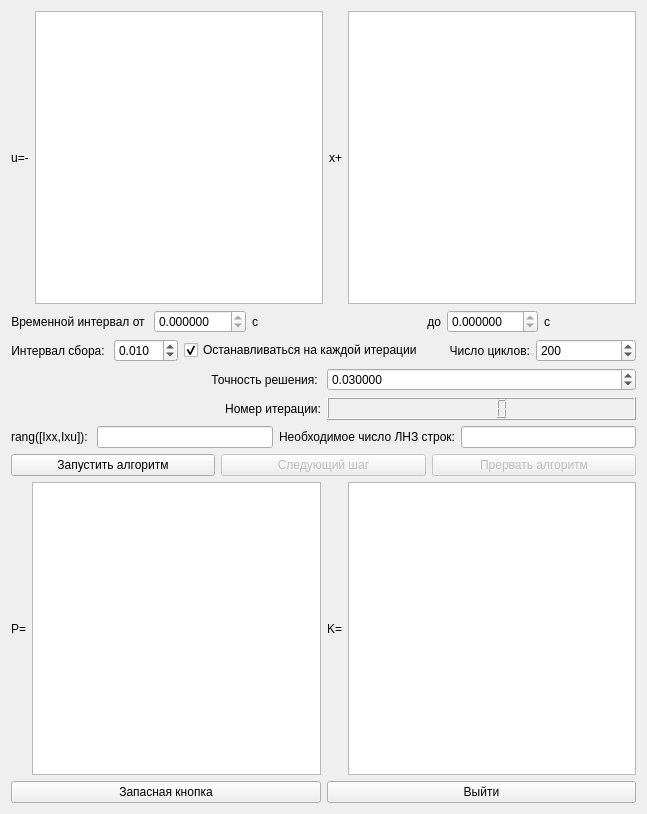
<?xml version="1.0" encoding="UTF-8"?>
<ui version="4.0">
 <class>Form</class>
 <widget class="QWidget" name="Form">
  <property name="geometry">
   <rect>
    <x>0</x>
    <y>0</y>
    <width>647</width>
    <height>814</height>
   </rect>
  </property>
  <property name="windowTitle">
   <string>Алгоритм из статьи</string>
  </property>
  <layout class="QVBoxLayout" name="verticalLayout">
   <item>
    <layout class="QHBoxLayout" name="horizontalLayout">
     <item>
      <widget class="QLabel" name="label">
       <property name="text">
        <string>u=-</string>
       </property>
       <property name="alignment">
        <set>Qt::AlignCenter</set>
       </property>
      </widget>
     </item>
     <item>
      <widget class="QTableWidget" name="table_K0"/>
     </item>
     <item>
      <widget class="QLabel" name="label_2">
       <property name="text">
        <string>x+</string>
       </property>
       <property name="alignment">
        <set>Qt::AlignCenter</set>
       </property>
      </widget>
     </item>
     <item>
      <widget class="QTableWidget" name="table_e"/>
     </item>
    </layout>
   </item>
   <item>
    <layout class="QHBoxLayout" name="horizontalLayout_3">
     <item>
      <widget class="QLabel" name="label_4">
       <property name="text">
        <string>Временной интервал от </string>
       </property>
       <property name="alignment">
        <set>Qt::AlignRight|Qt::AlignTrailing|Qt::AlignVCenter</set>
       </property>
      </widget>
     </item>
     <item>
      <widget class="QDoubleSpinBox" name="t0">
       <property name="readOnly">
        <bool>true</bool>
       </property>
       <property name="decimals">
        <number>6</number>
       </property>
      </widget>
     </item>
     <item>
      <widget class="QLabel" name="label_5">
       <property name="text">
        <string>с</string>
       </property>
       <property name="alignment">
        <set>Qt::AlignLeading|Qt::AlignLeft|Qt::AlignVCenter</set>
       </property>
      </widget>
     </item>
     <item>
      <widget class="QLabel" name="label_11">
       <property name="text">
        <string>до</string>
       </property>
       <property name="alignment">
        <set>Qt::AlignRight|Qt::AlignTrailing|Qt::AlignVCenter</set>
       </property>
      </widget>
     </item>
     <item>
      <widget class="QDoubleSpinBox" name="T">
       <property name="readOnly">
        <bool>true</bool>
       </property>
       <property name="decimals">
        <number>6</number>
       </property>
       <property name="value">
        <double>0.000000000000000</double>
       </property>
      </widget>
     </item>
     <item>
      <widget class="QLabel" name="label_6">
       <property name="text">
        <string>с</string>
       </property>
      </widget>
     </item>
    </layout>
   </item>
   <item>
    <layout class="QHBoxLayout" name="horizontalLayout_4">
     <item>
      <layout class="QHBoxLayout" name="horizontalLayout_2">
       <item>
        <widget class="QLabel" name="label_3">
         <property name="text">
          <string>Интервал сбора: </string>
         </property>
         <property name="alignment">
          <set>Qt::AlignRight|Qt::AlignTrailing|Qt::AlignVCenter</set>
         </property>
        </widget>
       </item>
       <item>
        <widget class="QDoubleSpinBox" name="step">
         <property name="decimals">
          <number>3</number>
         </property>
         <property name="minimum">
          <double>0.001000000000000</double>
         </property>
         <property name="maximum">
          <double>10.000000000000000</double>
         </property>
         <property name="value">
          <double>0.010000000000000</double>
         </property>
        </widget>
       </item>
      </layout>
     </item>
     <item>
      <widget class="QCheckBox" name="stop_in_step">
       <property name="text">
        <string>Останавливаться на каждой итерации</string>
       </property>
       <property name="checked">
        <bool>true</bool>
       </property>
      </widget>
     </item>
     <item>
      <widget class="QLabel" name="label_15">
       <property name="text">
        <string>Число циклов:</string>
       </property>
       <property name="alignment">
        <set>Qt::AlignRight|Qt::AlignTrailing|Qt::AlignVCenter</set>
       </property>
      </widget>
     </item>
     <item>
      <widget class="QSpinBox" name="cycle">
       <property name="minimum">
        <number>30</number>
       </property>
       <property name="maximum">
        <number>1000</number>
       </property>
       <property name="singleStep">
        <number>50</number>
       </property>
       <property name="value">
        <number>200</number>
       </property>
      </widget>
     </item>
    </layout>
   </item>
   <item>
    <layout class="QHBoxLayout" name="horizontalLayout_5">
     <item>
      <widget class="QLabel" name="label_7">
       <property name="text">
        <string>Точность решения: </string>
       </property>
       <property name="alignment">
        <set>Qt::AlignRight|Qt::AlignTrailing|Qt::AlignVCenter</set>
       </property>
      </widget>
     </item>
     <item>
      <widget class="QDoubleSpinBox" name="presicion">
       <property name="decimals">
        <number>6</number>
       </property>
       <property name="minimum">
        <double>0.000001000000000</double>
       </property>
       <property name="value">
        <double>0.030000000000000</double>
       </property>
      </widget>
     </item>
    </layout>
   </item>
   <item>
    <layout class="QHBoxLayout" name="horizontalLayout_6">
     <item>
      <widget class="QLabel" name="label_8">
       <property name="text">
        <string>Номер итерации:</string>
       </property>
       <property name="alignment">
        <set>Qt::AlignRight|Qt::AlignTrailing|Qt::AlignVCenter</set>
       </property>
      </widget>
     </item>
     <item>
      <widget class="QLCDNumber" name="iteration">
       <property name="font">
        <font>
         <weight>75</weight>
         <bold>true</bold>
         <strikeout>false</strikeout>
         <kerning>true</kerning>
        </font>
       </property>
      </widget>
     </item>
    </layout>
   </item>
   <item>
    <layout class="QHBoxLayout" name="horizontalLayout_10">
     <item>
      <widget class="QLabel" name="label_12">
       <property name="text">
        <string>rang([Ixx,Ixu]): </string>
       </property>
       <property name="alignment">
        <set>Qt::AlignRight|Qt::AlignTrailing|Qt::AlignVCenter</set>
       </property>
      </widget>
     </item>
     <item>
      <widget class="QLineEdit" name="rang_count">
       <property name="readOnly">
        <bool>true</bool>
       </property>
      </widget>
     </item>
     <item>
      <widget class="QLabel" name="label_13">
       <property name="text">
        <string>Необходимое число ЛНЗ строк:</string>
       </property>
       <property name="alignment">
        <set>Qt::AlignRight|Qt::AlignTrailing|Qt::AlignVCenter</set>
       </property>
      </widget>
     </item>
     <item>
      <widget class="QLineEdit" name="lll_count">
       <property name="readOnly">
        <bool>true</bool>
       </property>
      </widget>
     </item>
    </layout>
   </item>
   <item>
    <layout class="QHBoxLayout" name="horizontalLayout_7">
     <item>
      <widget class="QPushButton" name="run">
       <property name="text">
        <string>Запустить алгоритм</string>
       </property>
      </widget>
     </item>
     <item>
      <widget class="QPushButton" name="next_step">
       <property name="enabled">
        <bool>false</bool>
       </property>
       <property name="text">
        <string>Следующий шаг</string>
       </property>
      </widget>
     </item>
     <item>
      <widget class="QPushButton" name="break_run">
       <property name="enabled">
        <bool>false</bool>
       </property>
       <property name="text">
        <string>Прервать алгоритм</string>
       </property>
      </widget>
     </item>
    </layout>
   </item>
   <item>
    <layout class="QHBoxLayout" name="horizontalLayout_9">
     <item>
      <widget class="QLabel" name="label_9">
       <property name="text">
        <string>P=</string>
       </property>
       <property name="alignment">
        <set>Qt::AlignCenter</set>
       </property>
      </widget>
     </item>
     <item>
      <widget class="QTableWidget" name="table_P_k"/>
     </item>
     <item>
      <widget class="QLabel" name="label_10">
       <property name="text">
        <string>K=</string>
       </property>
       <property name="alignment">
        <set>Qt::AlignCenter</set>
       </property>
      </widget>
     </item>
     <item>
      <widget class="QTableWidget" name="table_K_k"/>
     </item>
    </layout>
   </item>
   <item>
    <layout class="QHBoxLayout" name="horizontalLayout_8">
     <item>
      <widget class="QPushButton" name="pushButton_5">
       <property name="text">
        <string>Запасная кнопка</string>
       </property>
      </widget>
     </item>
     <item>
      <widget class="QPushButton" name="exit">
       <property name="text">
        <string>Выйти</string>
       </property>
      </widget>
     </item>
    </layout>
   </item>
  </layout>
 </widget>
 <resources/>
 <connections/>
</ui>
